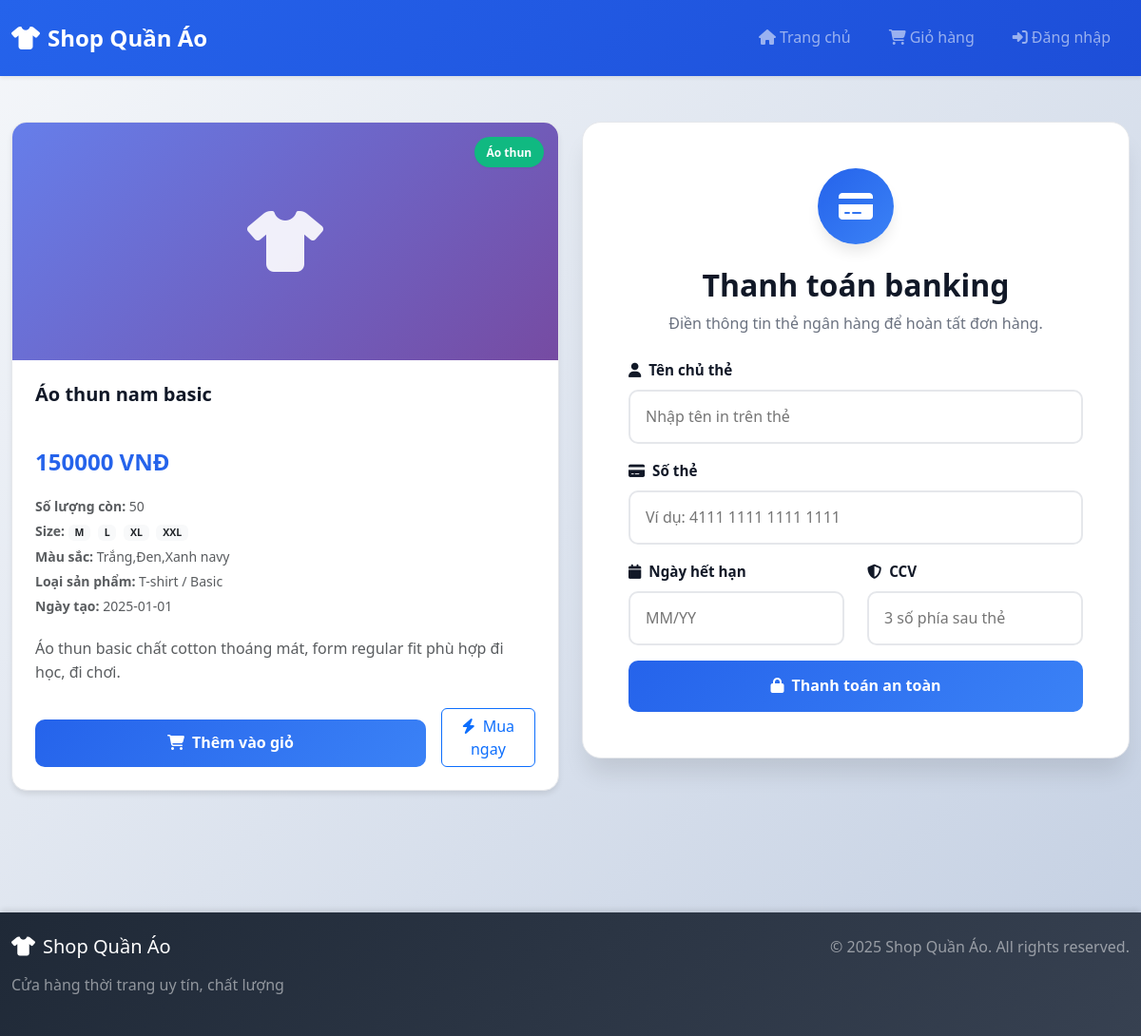
Before: /product/1 with the older database file.
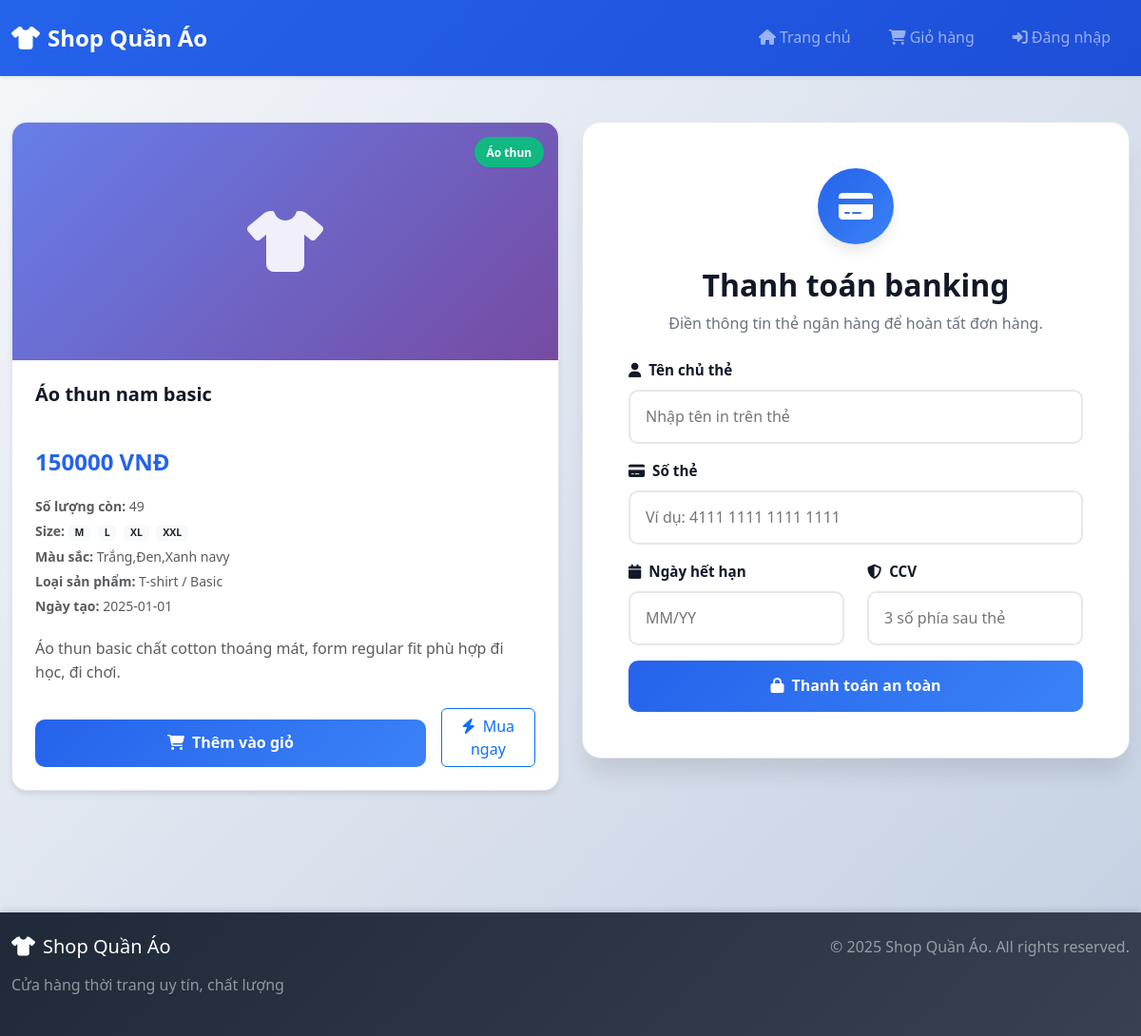
After: the same page with the newer database file.
### tables this page shows
CREATE TABLE sanpham (
        id INTEGER PRIMARY KEY AUTOINCREMENT,
        ten TEXT,              -- tên sản phẩm
        gia INTEGER,           -- giá
        quantity INTEGER,      -- số lượng tồn
        size TEXT,             -- các size, ví dụ: "M,L,XL,XXL"
        color TEXT,            -- màu sắc
        description TEXT,      -- mô tả sản phẩm
        category_id INTEGER,   -- loại sản phẩm (danh mục)
        product_type TEXT,     -- loại chi tiết hơn nếu cần (ví dụ: unisex, basic, slim-fit)
        created_at TEXT,       -- ngày tạo
        FOREIGN KEY (category_id) REFERENCES categories(id)
    );

### app.py (the view, shortened to what this page needs)
@app.route("/product/<int:product_id>", methods=["GET", "POST"])
def product_detail(product_id):
    conn = get_db()
    c = conn.cursor()
    c.execute("SELECT * FROM sanpham WHERE id=?", (product_id,))
    product = c.fetchone()
    if product is None:
        return "Sản phẩm không tồn tại", 404
    category_name = None
    if product["category_id"]:
        c.execute("SELECT name FROM categories WHERE id=?", (product["category_id"],))
        row_cat = c.fetchone()
        if row_cat:
            category_name = row_cat["name"]
    error = None
    success = None
    saved_card = None
    return render_template(
        "product_detail.html",
        product=product,
        category_name=category_name,
        error=error,
        success=success,
        saved_card=saved_card,
    )

### app.py (called while the page is built)
def get_db():
    if 'db' not in g:
        g.db = sqlite3.connect(current_app.config['DATABASE'])
        g.db.row_factory = sqlite3.Row
    return g.db

### templates/product_detail.html (shortened to what the changed rows need)
{% extends "base.html" %}
{% block content %}
<div class="row g-4">
    <div class="col-lg-6">
        <div class="product-card">
            <div class="product-body">
                <h2 class="product-title">{{ product['ten'] }}</h2>
                <div class="product-price-wrapper mb-3">
                    <span class="product-price">{{ product['gia']|int }} VNĐ</span>
                </div>
                <div class="mb-3 text-muted small">
                    <div class="mb-1">
                        <strong>Số lượng còn:</strong> {{ product['quantity'] }}
                    </div>
                    <div class="mb-1">
                        <strong>Size:</strong>
                        {% if product['size'] %}
                            {% for s in product['size'].split(',') %}
                                <span class="badge bg-light text-dark me-1">{{ s }}</span>
                            {% endfor %}
                        {% else %}
                            Không có thông tin
                        {% endif %}
                    </div>
                    <div class="mb-1">
                        <strong>Màu sắc:</strong> {{ product['color'] or 'Không có thông tin' }}
                    </div>
                    <div class="mb-1">
                        <strong>Loại sản phẩm:</strong> {{ product['product_type'] or 'Không có thông tin' }}
                    </div>
                    <div class="mb-1">
                        <strong>Ngày tạo:</strong> {{ product['created_at'] or '—' }}
                    </div>
                </div>
                <p class="text-muted mb-4">
                    {{ product['description'] }}
                </p>
                <div class="d-flex flex-column flex-sm-row gap-3">
                    <a href="/add/{{ product['id'] }}" class="btn-add-cart flex-fill text-center">
                    </a>
                    <a href="#payment" class="btn btn-outline-primary flex-fill">
                    </a>
                </div>
            </div>
        </div>
    </div>
    <div class="col-lg-6" id="payment">
        <div class="auth-card">
            <div class="auth-header text-center mb-4">
                <h2 class="auth-title">Thanh toán banking</h2>
            </div>
        </div>
    </div>
</div>
{% endblock %}

Changed rows visible on the page:
changed sanpham "Áo thun nam basic": quantity "50" → "49"
